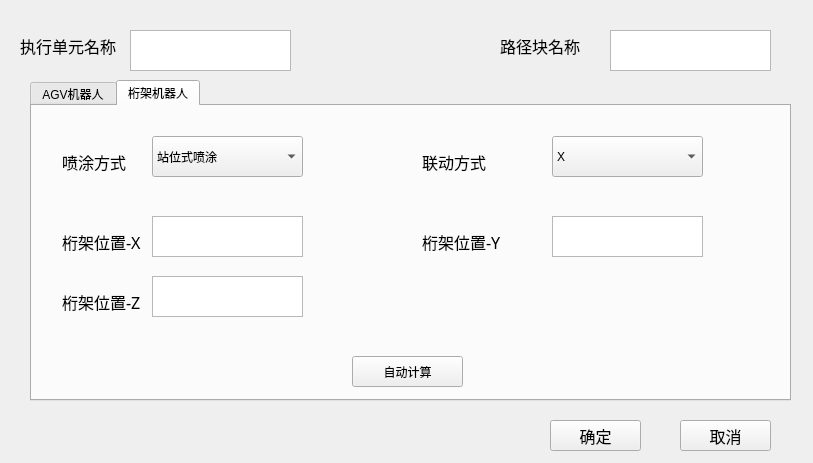
<?xml version="1.0" encoding="UTF-8"?>
<ui version="4.0">
 <class>path_set_upClass</class>
 <widget class="QDialog" name="path_set_upClass">
  <property name="geometry">
   <rect>
    <x>0</x>
    <y>0</y>
    <width>813</width>
    <height>463</height>
   </rect>
  </property>
  <property name="windowTitle">
   <string>path_set_up</string>
  </property>
  <widget class="QLabel" name="label">
   <property name="geometry">
    <rect>
     <x>20</x>
     <y>30</y>
     <width>101</width>
     <height>31</height>
    </rect>
   </property>
   <property name="font">
    <font>
     <family>.苹方-简</family>
     <pointsize>12</pointsize>
    </font>
   </property>
   <property name="text">
    <string>执行单元名称</string>
   </property>
  </widget>
  <widget class="QTextBrowser" name="textBrowser">
   <property name="geometry">
    <rect>
     <x>130</x>
     <y>30</y>
     <width>161</width>
     <height>41</height>
    </rect>
   </property>
  </widget>
  <widget class="QTextBrowser" name="textBrowser_2">
   <property name="geometry">
    <rect>
     <x>610</x>
     <y>30</y>
     <width>161</width>
     <height>41</height>
    </rect>
   </property>
  </widget>
  <widget class="QLabel" name="label_2">
   <property name="geometry">
    <rect>
     <x>500</x>
     <y>30</y>
     <width>81</width>
     <height>31</height>
    </rect>
   </property>
   <property name="font">
    <font>
     <family>.苹方-简</family>
     <pointsize>12</pointsize>
    </font>
   </property>
   <property name="text">
    <string>路径块名称</string>
   </property>
  </widget>
  <widget class="QTabWidget" name="tabWidget">
   <property name="geometry">
    <rect>
     <x>30</x>
     <y>80</y>
     <width>761</width>
     <height>321</height>
    </rect>
   </property>
   <property name="currentIndex">
    <number>1</number>
   </property>
   <widget class="QWidget" name="tab">
    <attribute name="title">
     <string>AGV机器人</string>
    </attribute>
    <widget class="QLabel" name="label_3">
     <property name="geometry">
      <rect>
       <x>20</x>
       <y>120</y>
       <width>91</width>
       <height>31</height>
      </rect>
     </property>
     <property name="font">
      <font>
       <family>.苹方-简</family>
       <pointsize>12</pointsize>
      </font>
     </property>
     <property name="text">
      <string>AGV位置-X</string>
     </property>
    </widget>
    <widget class="QTextBrowser" name="textBrowser_3">
     <property name="geometry">
      <rect>
       <x>110</x>
       <y>110</y>
       <width>151</width>
       <height>41</height>
      </rect>
     </property>
    </widget>
    <widget class="QTextBrowser" name="textBrowser_4">
     <property name="geometry">
      <rect>
       <x>510</x>
       <y>110</y>
       <width>151</width>
       <height>41</height>
      </rect>
     </property>
    </widget>
    <widget class="QLabel" name="label_4">
     <property name="geometry">
      <rect>
       <x>380</x>
       <y>120</y>
       <width>91</width>
       <height>31</height>
      </rect>
     </property>
     <property name="font">
      <font>
       <family>.苹方-简</family>
       <pointsize>12</pointsize>
      </font>
     </property>
     <property name="text">
      <string>AGV位置-Y</string>
     </property>
    </widget>
    <widget class="QTextBrowser" name="textBrowser_5">
     <property name="geometry">
      <rect>
       <x>110</x>
       <y>170</y>
       <width>151</width>
       <height>41</height>
      </rect>
     </property>
    </widget>
    <widget class="QLabel" name="label_5">
     <property name="geometry">
      <rect>
       <x>20</x>
       <y>180</y>
       <width>91</width>
       <height>31</height>
      </rect>
     </property>
     <property name="font">
      <font>
       <family>.苹方-简</family>
       <pointsize>12</pointsize>
      </font>
     </property>
     <property name="text">
      <string>AGV方向-θ</string>
     </property>
    </widget>
    <widget class="QTextBrowser" name="textBrowser_6">
     <property name="geometry">
      <rect>
       <x>510</x>
       <y>170</y>
       <width>151</width>
       <height>41</height>
      </rect>
     </property>
    </widget>
    <widget class="QLabel" name="label_6">
     <property name="geometry">
      <rect>
       <x>380</x>
       <y>170</y>
       <width>91</width>
       <height>31</height>
      </rect>
     </property>
     <property name="font">
      <font>
       <family>.苹方-简</family>
       <pointsize>12</pointsize>
      </font>
     </property>
     <property name="text">
      <string>导轨位置</string>
     </property>
    </widget>
    <widget class="QPushButton" name="pushButton">
     <property name="geometry">
      <rect>
       <x>310</x>
       <y>250</y>
       <width>111</width>
       <height>31</height>
      </rect>
     </property>
     <property name="text">
      <string>自动计算</string>
     </property>
    </widget>
    <widget class="QComboBox" name="comboBox">
     <property name="geometry">
      <rect>
       <x>110</x>
       <y>30</y>
       <width>151</width>
       <height>41</height>
      </rect>
     </property>
     <item>
      <property name="text">
       <string>站位式喷涂</string>
      </property>
     </item>
     <item>
      <property name="text">
       <string>联动式喷涂</string>
      </property>
     </item>
    </widget>
    <widget class="QLabel" name="label_15">
     <property name="geometry">
      <rect>
       <x>20</x>
       <y>40</y>
       <width>71</width>
       <height>31</height>
      </rect>
     </property>
     <property name="font">
      <font>
       <family>.苹方-简</family>
       <pointsize>12</pointsize>
      </font>
     </property>
     <property name="text">
      <string>喷涂方式</string>
     </property>
    </widget>
   </widget>
   <widget class="QWidget" name="tab_2">
    <attribute name="title">
     <string>桁架机器人</string>
    </attribute>
    <widget class="QLabel" name="label_16">
     <property name="geometry">
      <rect>
       <x>30</x>
       <y>40</y>
       <width>71</width>
       <height>31</height>
      </rect>
     </property>
     <property name="font">
      <font>
       <family>.苹方-简</family>
       <pointsize>12</pointsize>
      </font>
     </property>
     <property name="text">
      <string>喷涂方式</string>
     </property>
    </widget>
    <widget class="QComboBox" name="comboBox_2">
     <property name="geometry">
      <rect>
       <x>120</x>
       <y>30</y>
       <width>151</width>
       <height>41</height>
      </rect>
     </property>
     <item>
      <property name="text">
       <string>站位式喷涂</string>
      </property>
     </item>
     <item>
      <property name="text">
       <string>联动式喷涂</string>
      </property>
     </item>
    </widget>
    <widget class="QTextBrowser" name="textBrowser_16">
     <property name="geometry">
      <rect>
       <x>120</x>
       <y>110</y>
       <width>151</width>
       <height>41</height>
      </rect>
     </property>
    </widget>
    <widget class="QPushButton" name="pushButton_4">
     <property name="geometry">
      <rect>
       <x>320</x>
       <y>250</y>
       <width>111</width>
       <height>31</height>
      </rect>
     </property>
     <property name="text">
      <string>自动计算</string>
     </property>
    </widget>
    <widget class="QLabel" name="label_17">
     <property name="geometry">
      <rect>
       <x>30</x>
       <y>120</y>
       <width>91</width>
       <height>31</height>
      </rect>
     </property>
     <property name="font">
      <font>
       <family>.苹方-简</family>
       <pointsize>12</pointsize>
      </font>
     </property>
     <property name="text">
      <string>桁架位置-X</string>
     </property>
    </widget>
    <widget class="QTextBrowser" name="textBrowser_17">
     <property name="geometry">
      <rect>
       <x>520</x>
       <y>110</y>
       <width>151</width>
       <height>41</height>
      </rect>
     </property>
    </widget>
    <widget class="QTextBrowser" name="textBrowser_18">
     <property name="geometry">
      <rect>
       <x>120</x>
       <y>170</y>
       <width>151</width>
       <height>41</height>
      </rect>
     </property>
    </widget>
    <widget class="QLabel" name="label_19">
     <property name="geometry">
      <rect>
       <x>390</x>
       <y>120</y>
       <width>91</width>
       <height>31</height>
      </rect>
     </property>
     <property name="font">
      <font>
       <family>.苹方-简</family>
       <pointsize>12</pointsize>
      </font>
     </property>
     <property name="text">
      <string>桁架位置-Y</string>
     </property>
    </widget>
    <widget class="QLabel" name="label_20">
     <property name="geometry">
      <rect>
       <x>30</x>
       <y>180</y>
       <width>91</width>
       <height>31</height>
      </rect>
     </property>
     <property name="font">
      <font>
       <family>.苹方-简</family>
       <pointsize>12</pointsize>
      </font>
     </property>
     <property name="text">
      <string>桁架位置-Z</string>
     </property>
    </widget>
    <widget class="QLabel" name="label_18">
     <property name="geometry">
      <rect>
       <x>390</x>
       <y>40</y>
       <width>111</width>
       <height>31</height>
      </rect>
     </property>
     <property name="font">
      <font>
       <family>.苹方-简</family>
       <pointsize>12</pointsize>
      </font>
     </property>
     <property name="text">
      <string>联动方式</string>
     </property>
    </widget>
    <widget class="QComboBox" name="comboBox_3">
     <property name="geometry">
      <rect>
       <x>520</x>
       <y>30</y>
       <width>151</width>
       <height>41</height>
      </rect>
     </property>
     <item>
      <property name="text">
       <string>X</string>
      </property>
     </item>
     <item>
      <property name="text">
       <string>Y</string>
      </property>
     </item>
     <item>
      <property name="text">
       <string>Z</string>
      </property>
     </item>
     <item>
      <property name="text">
       <string>Y+Z</string>
      </property>
     </item>
    </widget>
   </widget>
  </widget>
  <widget class="QPushButton" name="pushButton_5">
   <property name="geometry">
    <rect>
     <x>550</x>
     <y>420</y>
     <width>91</width>
     <height>31</height>
    </rect>
   </property>
   <property name="font">
    <font>
     <family>.苹方-简</family>
     <pointsize>12</pointsize>
    </font>
   </property>
   <property name="text">
    <string>确定</string>
   </property>
  </widget>
  <widget class="QPushButton" name="pushButton_6">
   <property name="geometry">
    <rect>
     <x>680</x>
     <y>420</y>
     <width>91</width>
     <height>31</height>
    </rect>
   </property>
   <property name="font">
    <font>
     <family>.苹方-简</family>
     <pointsize>12</pointsize>
    </font>
   </property>
   <property name="text">
    <string>取消</string>
   </property>
  </widget>
 </widget>
 <layoutdefault spacing="6" margin="11"/>
 <resources/>
 <connections/>
</ui>
